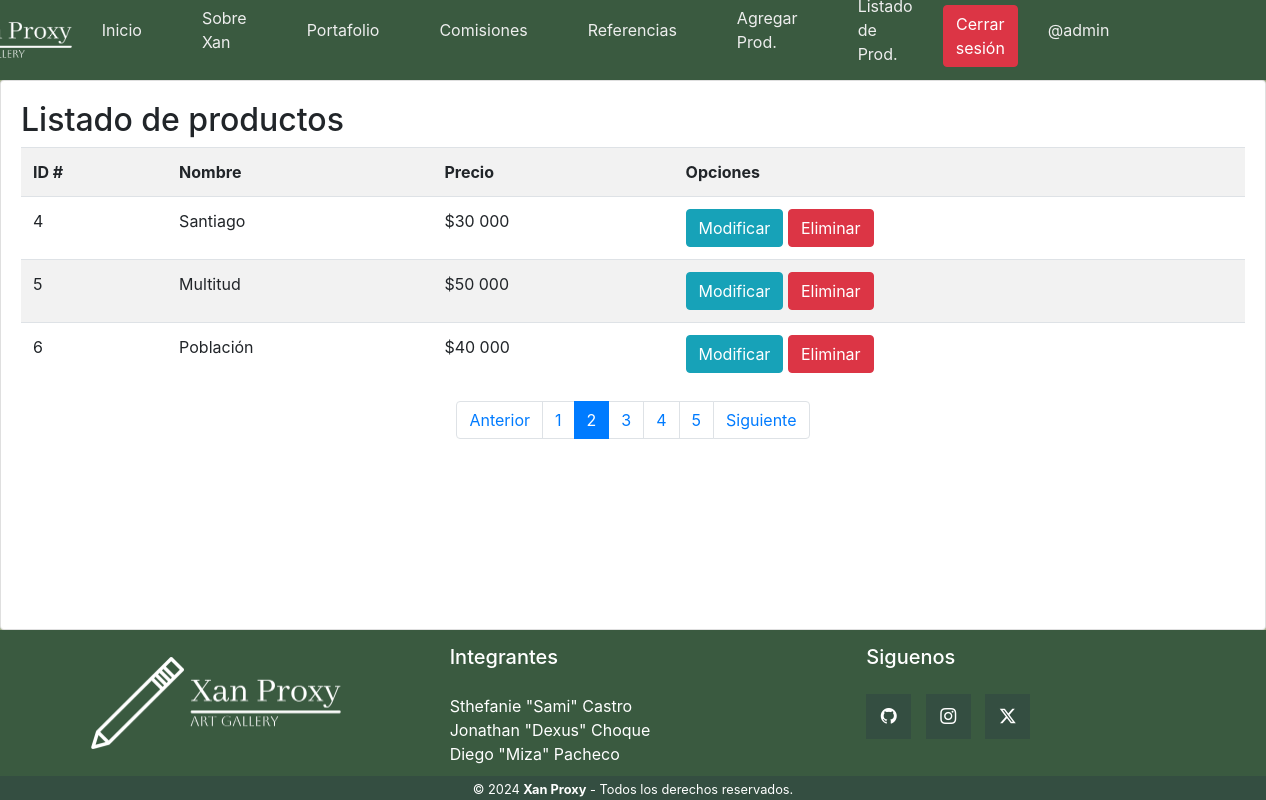
Page /listar-producto/?page=2 (signed in) on the committed database.
### web/models.py (models this page shows, shortened)
class Producto(models.Model):
    id = models.IntegerField(primary_key=True)
    nombre = models.CharField(max_length=200)
    precio = models.IntegerField()
    descripcion = models.TextField()
    imagen = models.ImageField(upload_to="productos", null=True)

### web/views.py (the view)
# urls.py: path('listar-producto/', listar_producto, name="listar_producto"),
@permission_required('web.view_producto')
def listar_producto(request):
    productos = Producto.objects.all()
    page = request.GET.get('page', 1)
    try:
        paginator = Paginator(productos, 3)
        productos = paginator.page(page)
    except:
        raise Http404
    data = {
        'entity' : productos,
        'paginator' : paginator
    }
    return render(request, 'web/producto/listar.html', data)

### web/templates/web/producto/listar.html (shortened to what this page needs)
{% load static %}
<!DOCTYPE html>
<html lang="es">
<head>
    <link rel="stylesheet" href="https://cdn.jsdelivr.net/npm/bootstrap-icons@1.11.3/font/bootstrap-icons.min.css">
    <link rel="stylesheet" href="https://cdn.jsdelivr.net/npm/bootstrap@4.5.3/dist/css/bootstrap.min.css">
    <link rel="stylesheet" href="{% static '/CSS/menu.css' %}">
    <link rel="stylesheet" href="{% static '/CSS/carrusel.css' %}">
    <link rel="stylesheet" href="{% static '/CSS/style_footer.css' %}">
    <link rel="stylesheet" href="{% static '/CSS/paragraph_index.css' %}">
</head>
<body>
    <header class="header">
        <nav>
            <ul>
                <li><img src="{% static '/imgs/logo-xan-proxy.png' %}" alt="logo"></li>
                <li class="hideOnMobile"><a href="{% url 'index' %}">Inicio</a></li>
                <li class="hideOnMobile"><a href="{% url 'info' %}">Sobre Xan</a></li>
                <li class="hideOnMobile"><a href="{% url 'portafolio' %}">Portafolio</a></li>
                <li class="hideOnMobile"><a href="{% url 'patreon' %}">Comisiones</a></li>
                <li class="hideOnMobile"><a href="{% url 'referencia' %}">Referencias</a></li>
                {% if perms.web.add_producto %}
                <li class="hideOnMobile"><a href="{%  url 'agregar_producto' %}">Agregar Prod.</a></li>
                {% endif %}
                {% if perms.web.view_producto %}
                <li><a href="">Listado de Prod.</a></li>
                {% endif %}
                {% if user.is_authenticated %}
                <li>
                    <form action="{% url 'logout' %}" method="POST">
                        <button type="submit" class="btn btn-danger">Cerrar sesión</button>
                    </form>
                </li>
                <li>
                    <a href="">@{{ user.username }}</a>
                </li>
                {% else %}
                <li>
                    <a href="{% url 'login' %}">Iniciar sesión</a>
                </li>
                {% endif %}
            </ul>
        </nav>
    </header>
    {% load humanize %}
    <div class="card">
        <div class="card-body">
            <h2>Listado de productos</h2>
            <table class="table table-striped table-hover table-responsive-sm">
                <tr>
                    <th>ID #</th>
                    <th>Nombre</th>
                    <th>Precio</th>
                    <th>Opciones</th>
                </tr>
                {% for p in entity %}
                <tr>
                    <td>{{ p.id }}</td>
                    <td>{{ p.nombre | title }}</td>
                    <td>${{ p.precio | intcomma }}</td>
                    <td>
                        {% if perms.web.change_producto %}
                        <a href="{% url 'modificar_producto' p.id %}" class="btn btn-info">Modificar</a>
                        {% endif %}
                        {% if perms.web.delete_producto %}
                        <a href="#" onclick="eliminarProducto({{ p.id }})" class="btn btn-danger">Eliminar</a>
                        {% endif %}
                    </td>
                </tr>
                {% endfor %}
            </table>
            <div>
                {% include 'web/paginator.html' %}
            </div>
        </div>
    </div>
    <footer class="pie">
        <div class="grupo-1">
            <div class="caja">
                <figure>
                    <img src="{% static '/imgs/logo-xan-proxy.png' %}" alt="logo xan proxy">
                </figure>
            </div>
            <div class="caja">
                <h2>Integrantes</h2>
                <p>Sthefanie "Sami" Castro <br>Jonathan "Dexus" Choque <br>Diego "Miza" Pacheco</p>
            </div>
            <div class="caja">
                <h2>Siguenos</h2>
                <div class="redes">
                    <a href="https://github.com/MizaBard" target="_blank"><i class="bi bi-github"></i></a>
                    <a href="https://www.instagram.com/purenonsince/" target="_blank"><i class="bi bi-instagram"></i></a>
                    <a href="https://twitter.com/MizaSenpai" target="_blank"><i class="bi bi-twitter-x"></i></a>
                </div>
            </div>
        </div>
        <div class="grupo-2">
            <small>&copy; 2024 <b>Xan Proxy</b> - Todos los derechos reservados.</small>
        </div>
    </footer>
</body>
</html>

### web/static/CSS/menu.css (style rules this page uses)
* { margin: 0; padding: 0; }
body { background-color: #a3b18a; }
nav { background-color: #3a5a40; box-shadow: 3px 3px 5px rgba(0, 0, 0, 0.1); justify-content: space-between; align-items: center; height: 80px; padding: 5px 10%; }
.header img { height: 70px; width: auto; transition: all 0.3s; border-radius: 10px; }
nav ul { width: 100%; list-style: none; display: flex; justify-content: flex-end; align-items: center; }
nav li { height: 50px; }
nav a { height: 100%; padding: 0 30px; text-decoration: none; display: flex; align-items: center; color: #eeeeee; }
nav li:first-child { margin-right: auto; }

### web/static/CSS/style_footer.css (style rules this page uses)
* { margin: 0; padding: 0; box-sizing: border-box; }
body { display: grid; grid-template-rows: auto 1fr auto; min-height: 100vh; }
.pie { width: 100%; background-color: #3a5a40; }
.pie .grupo-1 { width: 100%; max-width: 1200px; margin: auto; display: grid; grid-template-columns: repeat(3, 1fr); grid-gap: 50px; padding: 0px; }
.pie .grupo-1 .caja figure { width: 100%; height: 100%; display: flex; justify-content: center; align-items: center; }
.pie .grupo-1 .caja figure img { width: 250px; }
.pie .grupo-1 .caja h2 { padding-top: 15px; color: rgb(255, 255, 255); margin-bottom: 25px; font-size: 20px; }
.pie .grupo-1 .caja p { color: white; margin-bottom: 10px; }
.pie .grupo-1 .redes a { display: inline-block; text-decoration: none; width: 45px; height: 45px; line-height: 45px; color: rgb(255, 255, 255); margin-right: 10px; background-color: #344e41; text-align: center; }
.pie .grupo-2 { background-color: #344e41; text-align: center; color: white; }

### rows in the picture
Producto: id "4", nombre "Santiago", precio "30 000"
Producto: id "5", nombre "Multitud", precio "50 000"
Producto: id "6", nombre "Población", precio "40 000"

### other values in the picture
{{ user.username }} "admin"
{{ page }} "1" "2" "3" "4" "5"
